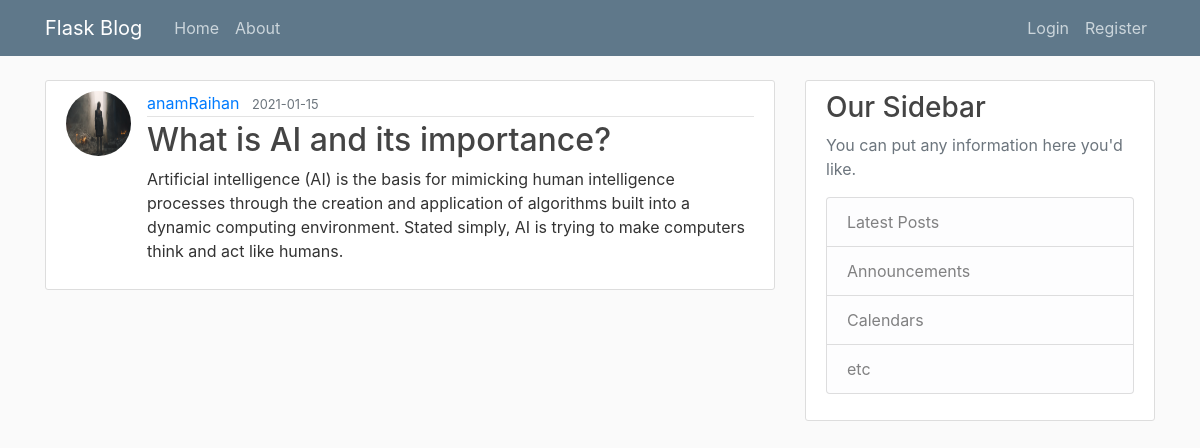
The app's page /post/20, older data.
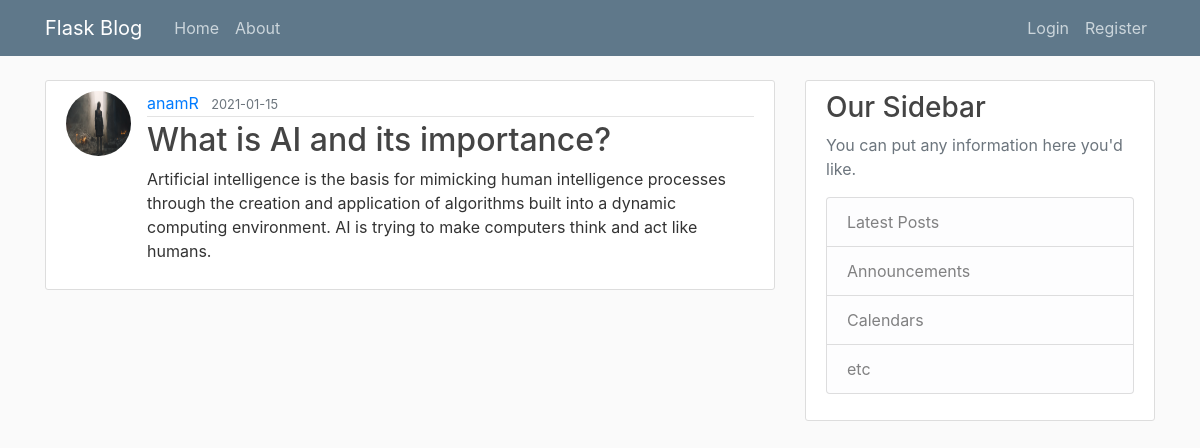
The same page, newer data.
### flaskblog/models.py (models this page shows, shortened)
class User(db.Model, UserMixin):
	id = db.Column(db.Integer, primary_key=True)
	username = db.Column(db.String(20), unique=True, nullable=False)
	email = db.Column(db.String(120), unique=True, nullable=False)
	image_file = db.Column(db.String(20), nullable=False, default='default.jpg')
	password = db.Column(db.String(60), nullable=False)
	posts = db.relationship('Post', backref='author', lazy=True)

class Post(db.Model):
	id = db.Column(db.Integer, primary_key=True)
	title = db.Column(db.String(100), nullable=False)
	date_posted = db.Column(db.DateTime, nullable=False, default=datetime.utcnow)
	content = db.Column(db.Text, nullable=False)
	user_id = db.Column(db.Integer,db.ForeignKey('user.id'), nullable=False)

### flaskblog/posts/routes.py (the view)
@posts.route("/post/<int:post_id>")
def post(post_id):
    post = Post.query.get_or_404(post_id)
    return render_template('post.html', title=post.title, post=post)

### flaskblog/templates/post.html (shortened to what this page needs)
{% extends "layout.html" %}
{% block content %}
	<article class="media content-section">
		<img class = "rounded-circle article-img" src="{{ url_for('static', filename='profile_pics/' + post.author.image_file)}}">
		<div class="media-body">
			<div class="article-metadata">
				<a class="mr-2" href="{{ url_for('users.user_posts', username= post.author.username) }}">{{ post.author.username }}</a>
				<small class="text-muted">{{ post.date_posted.strftime('%Y-%m-%d') }}</small>
			</div>
			<h2 class="article-title"> {{ post.title }}</h2>
			<p class="article-content">{{ post.content }}</p>
		</div>
	</article>
{% endblock content %}

Row changes from the older to the newer data that the page shows:
changed User: author.username "anamRaihan" → "anamR"
changed Post "What is AI and its importance?": content "Artificial intelligence (AI) is the basis for mimicking human intelligence processes through the creation and application of algorithms built into a dynamic computing environment. Stated simply, AI is trying to…" → "Artificial intelligence is the basis for mimicking human intelligence processes through the creation and application of algorithms built into a dynamic computing environment. AI is trying to…"
